Frame 1 (no input): blank canvas, image omitted
Frame 60 (no input): blank canvas, image omitted
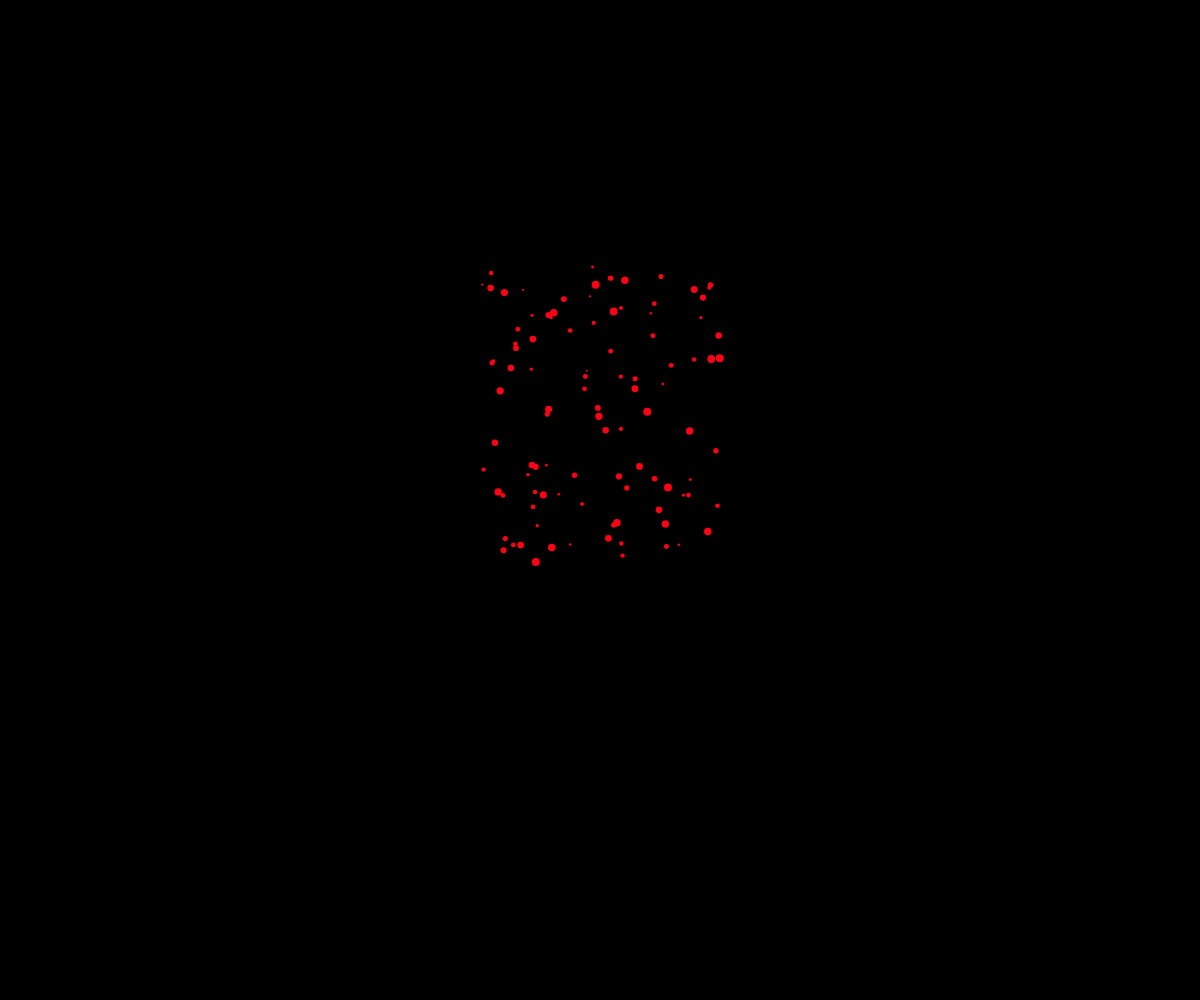
Frame 120 (the mouse pressed at the canvas centre since frame 60)

The p5.js sketch whose frames 1 and 60 were blank and that drew this single picture after the mouse press (run headless with seeded random() and noise() and a simulated clock; from frame 60 on, the mouse is pressed at the canvas centre):

// p5.js sketch
// ── sketch.js
let fireworks = [];
let canvasScale = 1;

function setup() {
  setCanvas();
  createCanvas(windowWidth, windowHeight);
}

function draw() {
  background(0, 25);

  // 업데이트 및 표시
  for (let i = fireworks.length - 1; i >= 0; i--) {
    fireworks[i].update();
    fireworks[i].display();
    if (fireworks[i].isFinished()) {
      fireworks.splice(i, 1);
    }
  }
}

function mouseMoved() {
  // 마우스 이동 시 '팡팡' 터지는 효과 추가
  let firework = new Firework(mouseX, mouseY);
  fireworks.push(firework);
}

class Particle {
  constructor(x, y, hue) {
    this.x = x;
    this.y = y;
    this.hue = hue;
    this.size = random(2, 8); // 파티클 크기
    this.velocity = createVector(random(-2, 2), random(-10, -5));
    this.gravity = createVector(0, 0.2);
    this.alpha = 255;
  }

  update() {
    this.velocity.add(this.gravity);
    this.x += this.velocity.x;
    this.y += this.velocity.y;
    this.alpha -= 3;
  }

  display() {
    colorMode(HSB);
    noStroke();
    fill(this.hue, 200, 100, this.alpha);
    ellipse(this.x, this.y, this.size, this.size);
  }

  isFinished() {
    return this.alpha <= 0;
  }
}

class Firework {
  constructor(x, y) {
    this.x = x;
    this.y = y;
    this.hue = random(360);
    this.particles = [];

    // 폭죽 생성 시 초기 파티클 추가
    for (let i = 0; i < 100; i++) {
      let particle = new Particle(this.x, this.y, this.hue);
      this.particles.push(particle);
    }
  }

  update() {
    // 파티클 업데이트
    for (let i = this.particles.length - 1; i >= 0; i--) {
      this.particles[i].update();
      if (this.particles[i].isFinished()) {
        this.particles.splice(i, 1);
      }
    }
  }

  display() {
    // 파티클 표시
    for (let i = 0; i < this.particles.length; i++) {
      this.particles[i].display();
    }
  }

  isFinished() {
    return this.particles.length === 0;
  }
}

function windowResized() {
  setCanvas();
}

function setCanvas() {
  canvasScale = min(windowWidth / 800, windowHeight / 600);
  resizeCanvas(800 * canvasScale, 600 * canvasScale);
}
